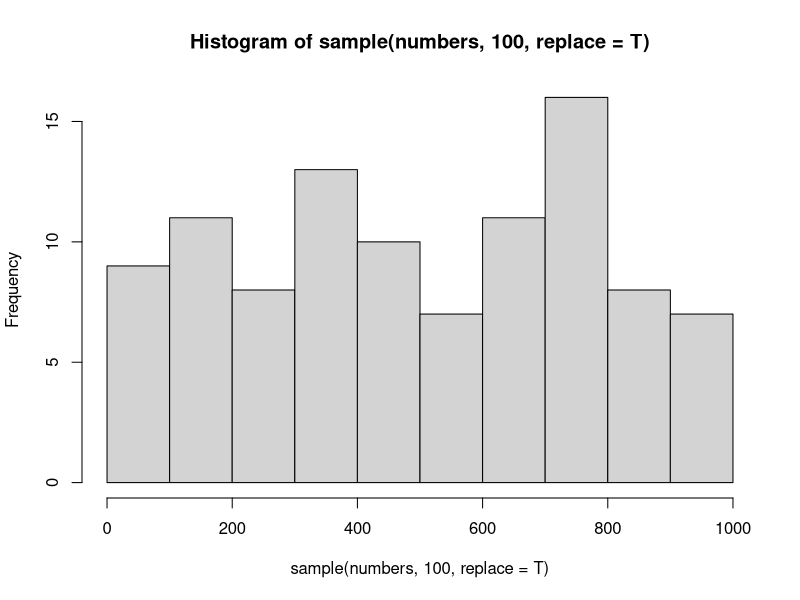

Here is the R script that generated this plot:
## ---- chunk 1
knitr::opts_chunk$set(message=FALSE,warning=FALSE, cache=TRUE)
## ---- chunk 2
numbers <- 1:1000

# This will print the first 10 elements of the vector numbers
numbers[1:10]

# This will plot a histogram of 100 random elements of the vector numbers
hist(sample(numbers, 100, replace = T))
